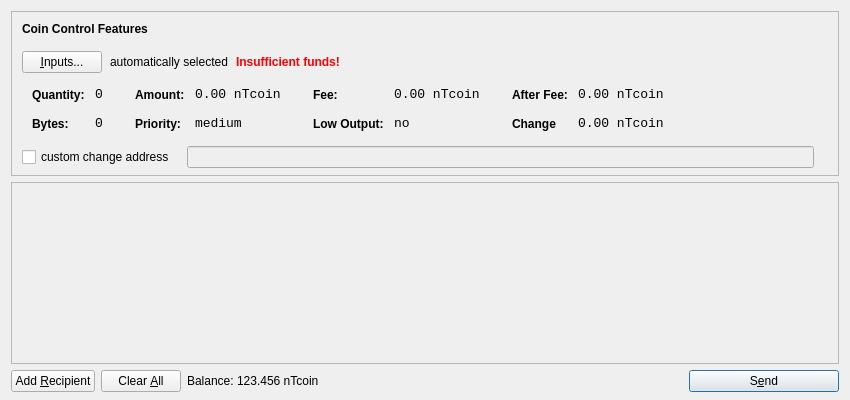
<?xml version="1.0" encoding="UTF-8"?>
<ui version="4.0">
 <class>SendCoinsDialog</class>
 <widget class="QDialog" name="SendCoinsDialog">
  <property name="geometry">
   <rect>
    <x>0</x>
    <y>0</y>
    <width>850</width>
    <height>400</height>
   </rect>
  </property>
  <property name="windowTitle">
   <string>Send Coins</string>
  </property>
  <layout class="QVBoxLayout" name="verticalLayout" stretch="0,1,0">
   <property name="bottomMargin">
    <number>8</number>
   </property>
   <item>
    <widget class="QFrame" name="frameCoinControl">
     <property name="sizePolicy">
      <sizepolicy hsizetype="Expanding" vsizetype="Expanding">
       <horstretch>0</horstretch>
       <verstretch>0</verstretch>
      </sizepolicy>
     </property>
     <property name="maximumSize">
      <size>
       <width>16777215</width>
       <height>16777215</height>
      </size>
     </property>
     <property name="frameShape">
      <enum>QFrame::StyledPanel</enum>
     </property>
     <property name="frameShadow">
      <enum>QFrame::Sunken</enum>
     </property>
     <layout class="QVBoxLayout" name="verticalLayoutCoinControl2">
      <property name="spacing">
       <number>6</number>
      </property>
      <property name="leftMargin">
       <number>0</number>
      </property>
      <property name="topMargin">
       <number>0</number>
      </property>
      <property name="rightMargin">
       <number>0</number>
      </property>
      <property name="bottomMargin">
       <number>6</number>
      </property>
      <item>
       <layout class="QVBoxLayout" name="verticalLayoutCoinControl" stretch="0,0,0,0,1">
        <property name="spacing">
         <number>0</number>
        </property>
        <property name="leftMargin">
         <number>10</number>
        </property>
        <property name="topMargin">
         <number>10</number>
        </property>
        <item>
         <layout class="QHBoxLayout" name="horizontalLayoutCoinControl1">
          <property name="bottomMargin">
           <number>15</number>
          </property>
          <item>
           <widget class="QLabel" name="labelCoinControlFeatures">
            <property name="sizePolicy">
             <sizepolicy hsizetype="Preferred" vsizetype="Maximum">
              <horstretch>0</horstretch>
              <verstretch>0</verstretch>
             </sizepolicy>
            </property>
            <property name="font">
             <font>
              <weight>75</weight>
              <bold>true</bold>
             </font>
            </property>
            <property name="styleSheet">
             <string notr="true">font-weight:bold;</string>
            </property>
            <property name="text">
             <string>Coin Control Features</string>
            </property>
           </widget>
          </item>
         </layout>
        </item>
        <item>
         <layout class="QHBoxLayout" name="horizontalLayoutCoinControl2" stretch="0,0,0,0">
          <property name="spacing">
           <number>8</number>
          </property>
          <property name="bottomMargin">
           <number>10</number>
          </property>
          <item>
           <widget class="QPushButton" name="pushButtonCoinControl">
            <property name="styleSheet">
             <string notr="true"/>
            </property>
            <property name="text">
             <string>&amp;Inputs...</string>
            </property>
           </widget>
          </item>
          <item>
           <widget class="QLabel" name="labelCoinControlAutomaticallySelected">
            <property name="text">
             <string>automatically selected</string>
            </property>
            <property name="margin">
             <number>5</number>
            </property>
           </widget>
          </item>
          <item>
           <widget class="QLabel" name="labelCoinControlInsuffFunds">
            <property name="font">
             <font>
              <weight>75</weight>
              <bold>true</bold>
             </font>
            </property>
            <property name="styleSheet">
             <string notr="true">color:red;font-weight:bold;</string>
            </property>
            <property name="text">
             <string>Insufficient funds!</string>
            </property>
            <property name="margin">
             <number>5</number>
            </property>
           </widget>
          </item>
          <item>
           <spacer name="horizontalSpacerCoinControl">
            <property name="orientation">
             <enum>Qt::Horizontal</enum>
            </property>
            <property name="sizeHint" stdset="0">
             <size>
              <width>40</width>
              <height>1</height>
             </size>
            </property>
           </spacer>
          </item>
         </layout>
        </item>
        <item>
         <widget class="QWidget" name="widgetCoinControl" native="true">
          <property name="sizePolicy">
           <sizepolicy hsizetype="Preferred" vsizetype="Preferred">
            <horstretch>0</horstretch>
            <verstretch>0</verstretch>
           </sizepolicy>
          </property>
          <property name="minimumSize">
           <size>
            <width>0</width>
            <height>0</height>
           </size>
          </property>
          <property name="styleSheet">
           <string notr="true"/>
          </property>
          <layout class="QHBoxLayout" name="horizontalLayoutCoinControl5">
           <property name="leftMargin">
            <number>0</number>
           </property>
           <property name="topMargin">
            <number>0</number>
           </property>
           <property name="rightMargin">
            <number>0</number>
           </property>
           <property name="bottomMargin">
            <number>0</number>
           </property>
           <item>
            <layout class="QHBoxLayout" name="horizontalLayoutCoinControl3" stretch="0,0,0,1">
             <property name="spacing">
              <number>20</number>
             </property>
             <property name="topMargin">
              <number>0</number>
             </property>
             <property name="bottomMargin">
              <number>10</number>
             </property>
             <item>
              <layout class="QFormLayout" name="formLayoutCoinControl1">
               <property name="horizontalSpacing">
                <number>10</number>
               </property>
               <property name="verticalSpacing">
                <number>14</number>
               </property>
               <property name="leftMargin">
                <number>10</number>
               </property>
               <property name="topMargin">
                <number>4</number>
               </property>
               <property name="rightMargin">
                <number>6</number>
               </property>
               <item row="0" column="0">
                <widget class="QLabel" name="labelCoinControlQuantityText">
                 <property name="styleSheet">
                  <string notr="true">font-weight:bold;</string>
                 </property>
                 <property name="text">
                  <string>Quantity:</string>
                 </property>
                 <property name="margin">
                  <number>0</number>
                 </property>
                </widget>
               </item>
               <item row="0" column="1">
                <widget class="QLabel" name="labelCoinControlQuantity">
                 <property name="font">
                  <font>
                   <family>Monospace</family>
                   <pointsize>10</pointsize>
                  </font>
                 </property>
                 <property name="cursor">
                  <cursorShape>IBeamCursor</cursorShape>
                 </property>
                 <property name="contextMenuPolicy">
                  <enum>Qt::ActionsContextMenu</enum>
                 </property>
                 <property name="text">
                  <string>0</string>
                 </property>
                 <property name="margin">
                  <number>0</number>
                 </property>
                 <property name="textInteractionFlags">
                  <set>Qt::LinksAccessibleByMouse|Qt::TextSelectableByKeyboard|Qt::TextSelectableByMouse</set>
                 </property>
                </widget>
               </item>
               <item row="1" column="0">
                <widget class="QLabel" name="labelCoinControlBytesText">
                 <property name="styleSheet">
                  <string notr="true">font-weight:bold;</string>
                 </property>
                 <property name="text">
                  <string>Bytes:</string>
                 </property>
                </widget>
               </item>
               <item row="1" column="1">
                <widget class="QLabel" name="labelCoinControlBytes">
                 <property name="font">
                  <font>
                   <family>Monospace</family>
                   <pointsize>10</pointsize>
                  </font>
                 </property>
                 <property name="cursor">
                  <cursorShape>IBeamCursor</cursorShape>
                 </property>
                 <property name="contextMenuPolicy">
                  <enum>Qt::ActionsContextMenu</enum>
                 </property>
                 <property name="text">
                  <string>0</string>
                 </property>
                 <property name="textInteractionFlags">
                  <set>Qt::LinksAccessibleByMouse|Qt::TextSelectableByKeyboard|Qt::TextSelectableByMouse</set>
                 </property>
                </widget>
               </item>
              </layout>
             </item>
             <item>
              <layout class="QFormLayout" name="formLayoutCoinControl2">
               <property name="horizontalSpacing">
                <number>10</number>
               </property>
               <property name="verticalSpacing">
                <number>14</number>
               </property>
               <property name="leftMargin">
                <number>6</number>
               </property>
               <property name="topMargin">
                <number>4</number>
               </property>
               <property name="rightMargin">
                <number>6</number>
               </property>
               <item row="0" column="0">
                <widget class="QLabel" name="labelCoinControlAmountText">
                 <property name="styleSheet">
                  <string notr="true">font-weight:bold;</string>
                 </property>
                 <property name="text">
                  <string>Amount:</string>
                 </property>
                 <property name="margin">
                  <number>0</number>
                 </property>
                </widget>
               </item>
               <item row="0" column="1">
                <widget class="QLabel" name="labelCoinControlAmount">
                 <property name="font">
                  <font>
                   <family>Monospace</family>
                   <pointsize>10</pointsize>
                  </font>
                 </property>
                 <property name="cursor">
                  <cursorShape>IBeamCursor</cursorShape>
                 </property>
                 <property name="contextMenuPolicy">
                  <enum>Qt::ActionsContextMenu</enum>
                 </property>
                 <property name="text">
                  <string>0.00 nTcoin</string>
                 </property>
                 <property name="textInteractionFlags">
                  <set>Qt::LinksAccessibleByMouse|Qt::TextSelectableByKeyboard|Qt::TextSelectableByMouse</set>
                 </property>
                </widget>
               </item>
               <item row="1" column="0">
                <widget class="QLabel" name="labelCoinControlPriorityText">
                 <property name="styleSheet">
                  <string notr="true">font-weight:bold;</string>
                 </property>
                 <property name="text">
                  <string>Priority:</string>
                 </property>
                </widget>
               </item>
               <item row="1" column="1">
                <widget class="QLabel" name="labelCoinControlPriority">
                 <property name="font">
                  <font>
                   <family>Monospace</family>
                   <pointsize>10</pointsize>
                  </font>
                 </property>
                 <property name="cursor">
                  <cursorShape>IBeamCursor</cursorShape>
                 </property>
                 <property name="contextMenuPolicy">
                  <enum>Qt::ActionsContextMenu</enum>
                 </property>
                 <property name="text">
                  <string>medium</string>
                 </property>
                 <property name="textInteractionFlags">
                  <set>Qt::LinksAccessibleByMouse|Qt::TextSelectableByKeyboard|Qt::TextSelectableByMouse</set>
                 </property>
                </widget>
               </item>
              </layout>
             </item>
             <item>
              <layout class="QFormLayout" name="formLayoutCoinControl3">
               <property name="horizontalSpacing">
                <number>10</number>
               </property>
               <property name="verticalSpacing">
                <number>14</number>
               </property>
               <property name="leftMargin">
                <number>6</number>
               </property>
               <property name="topMargin">
                <number>4</number>
               </property>
               <property name="rightMargin">
                <number>6</number>
               </property>
               <item row="0" column="0">
                <widget class="QLabel" name="labelCoinControlFeeText">
                 <property name="styleSheet">
                  <string notr="true">font-weight:bold;</string>
                 </property>
                 <property name="text">
                  <string>Fee:</string>
                 </property>
                 <property name="margin">
                  <number>0</number>
                 </property>
                </widget>
               </item>
               <item row="0" column="1">
                <widget class="QLabel" name="labelCoinControlFee">
                 <property name="font">
                  <font>
                   <family>Monospace</family>
                   <pointsize>10</pointsize>
                  </font>
                 </property>
                 <property name="cursor">
                  <cursorShape>IBeamCursor</cursorShape>
                 </property>
                 <property name="contextMenuPolicy">
                  <enum>Qt::ActionsContextMenu</enum>
                 </property>
                 <property name="text">
                  <string>0.00 nTcoin</string>
                 </property>
                 <property name="textInteractionFlags">
                  <set>Qt::LinksAccessibleByMouse|Qt::TextSelectableByKeyboard|Qt::TextSelectableByMouse</set>
                 </property>
                </widget>
               </item>
               <item row="1" column="0">
                <widget class="QLabel" name="labelCoinControlLowOutputText">
                 <property name="styleSheet">
                  <string notr="true">font-weight:bold;</string>
                 </property>
                 <property name="text">
                  <string>Low Output:</string>
                 </property>
                </widget>
               </item>
               <item row="1" column="1">
                <widget class="QLabel" name="labelCoinControlLowOutput">
                 <property name="font">
                  <font>
                   <family>Monospace</family>
                   <pointsize>10</pointsize>
                  </font>
                 </property>
                 <property name="cursor">
                  <cursorShape>IBeamCursor</cursorShape>
                 </property>
                 <property name="contextMenuPolicy">
                  <enum>Qt::ActionsContextMenu</enum>
                 </property>
                 <property name="text">
                  <string>no</string>
                 </property>
                 <property name="textInteractionFlags">
                  <set>Qt::LinksAccessibleByMouse|Qt::TextSelectableByKeyboard|Qt::TextSelectableByMouse</set>
                 </property>
                </widget>
               </item>
              </layout>
             </item>
             <item>
              <layout class="QFormLayout" name="formLayoutCoinControl4">
               <property name="horizontalSpacing">
                <number>10</number>
               </property>
               <property name="verticalSpacing">
                <number>14</number>
               </property>
               <property name="leftMargin">
                <number>6</number>
               </property>
               <property name="topMargin">
                <number>4</number>
               </property>
               <property name="rightMargin">
                <number>6</number>
               </property>
               <item row="0" column="0">
                <widget class="QLabel" name="labelCoinControlAfterFeeText">
                 <property name="styleSheet">
                  <string notr="true">font-weight:bold;</string>
                 </property>
                 <property name="text">
                  <string>After Fee:</string>
                 </property>
                 <property name="margin">
                  <number>0</number>
                 </property>
                </widget>
               </item>
               <item row="0" column="1">
                <widget class="QLabel" name="labelCoinControlAfterFee">
                 <property name="font">
                  <font>
                   <family>Monospace</family>
                   <pointsize>10</pointsize>
                  </font>
                 </property>
                 <property name="cursor">
                  <cursorShape>IBeamCursor</cursorShape>
                 </property>
                 <property name="contextMenuPolicy">
                  <enum>Qt::ActionsContextMenu</enum>
                 </property>
                 <property name="text">
                  <string>0.00 nTcoin</string>
                 </property>
                 <property name="textInteractionFlags">
                  <set>Qt::LinksAccessibleByMouse|Qt::TextSelectableByKeyboard|Qt::TextSelectableByMouse</set>
                 </property>
                </widget>
               </item>
               <item row="1" column="0">
                <widget class="QLabel" name="labelCoinControlChangeText">
                 <property name="styleSheet">
                  <string notr="true">font-weight:bold;</string>
                 </property>
                 <property name="text">
                  <string>Change</string>
                 </property>
                </widget>
               </item>
               <item row="1" column="1">
                <widget class="QLabel" name="labelCoinControlChange">
                 <property name="font">
                  <font>
                   <family>Monospace</family>
                   <pointsize>10</pointsize>
                  </font>
                 </property>
                 <property name="cursor">
                  <cursorShape>IBeamCursor</cursorShape>
                 </property>
                 <property name="contextMenuPolicy">
                  <enum>Qt::ActionsContextMenu</enum>
                 </property>
                 <property name="text">
                  <string>0.00 nTcoin</string>
                 </property>
                 <property name="textInteractionFlags">
                  <set>Qt::LinksAccessibleByMouse|Qt::TextSelectableByKeyboard|Qt::TextSelectableByMouse</set>
                 </property>
                </widget>
               </item>
              </layout>
             </item>
            </layout>
           </item>
          </layout>
         </widget>
        </item>
        <item>
         <layout class="QHBoxLayout" name="horizontalLayoutCoinControl4" stretch="0,0,0">
          <property name="spacing">
           <number>12</number>
          </property>
          <property name="sizeConstraint">
           <enum>QLayout::SetDefaultConstraint</enum>
          </property>
          <property name="topMargin">
           <number>5</number>
          </property>
          <property name="rightMargin">
           <number>5</number>
          </property>
          <item>
           <widget class="QCheckBox" name="checkBoxCoinControlChange">
            <property name="text">
             <string>custom change address</string>
            </property>
           </widget>
          </item>
          <item>
           <widget class="QLineEdit" name="lineEditCoinControlChange">
            <property name="enabled">
             <bool>false</bool>
            </property>
            <property name="sizePolicy">
             <sizepolicy hsizetype="Expanding" vsizetype="Fixed">
              <horstretch>0</horstretch>
              <verstretch>0</verstretch>
             </sizepolicy>
            </property>
           </widget>
          </item>
          <item>
           <widget class="QLabel" name="labelCoinControlChangeLabel">
            <property name="sizePolicy">
             <sizepolicy hsizetype="Preferred" vsizetype="Expanding">
              <horstretch>0</horstretch>
              <verstretch>0</verstretch>
             </sizepolicy>
            </property>
            <property name="minimumSize">
             <size>
              <width>0</width>
              <height>0</height>
             </size>
            </property>
            <property name="text">
             <string/>
            </property>
            <property name="margin">
             <number>3</number>
            </property>
           </widget>
          </item>
         </layout>
        </item>
        <item>
         <spacer name="verticalSpacerCoinControl">
          <property name="orientation">
           <enum>Qt::Vertical</enum>
          </property>
          <property name="sizeHint" stdset="0">
           <size>
            <width>800</width>
            <height>1</height>
           </size>
          </property>
         </spacer>
        </item>
       </layout>
      </item>
     </layout>
    </widget>
   </item>
   <item>
    <widget class="QScrollArea" name="scrollArea">
     <property name="widgetResizable">
      <bool>true</bool>
     </property>
     <widget class="QWidget" name="scrollAreaWidgetContents">
      <property name="geometry">
       <rect>
        <x>0</x>
        <y>0</y>
        <width>830</width>
        <height>173</height>
       </rect>
      </property>
      <layout class="QVBoxLayout" name="verticalLayout_2">
       <property name="leftMargin">
        <number>0</number>
       </property>
       <property name="topMargin">
        <number>0</number>
       </property>
       <property name="rightMargin">
        <number>0</number>
       </property>
       <property name="bottomMargin">
        <number>0</number>
       </property>
       <item>
        <layout class="QVBoxLayout" name="entries">
         <property name="spacing">
          <number>6</number>
         </property>
        </layout>
       </item>
       <item>
        <spacer name="verticalSpacer">
         <property name="orientation">
          <enum>Qt::Vertical</enum>
         </property>
         <property name="sizeHint" stdset="0">
          <size>
           <width>20</width>
           <height>40</height>
          </size>
         </property>
        </spacer>
       </item>
      </layout>
     </widget>
    </widget>
   </item>
   <item>
    <layout class="QHBoxLayout" name="horizontalLayout">
     <item>
      <widget class="QPushButton" name="addButton">
       <property name="toolTip">
        <string>Send to multiple recipients at once</string>
       </property>
       <property name="text">
        <string>Add &amp;Recipient</string>
       </property>
       <property name="icon">
        <iconset resource="../bitcoin.qrc">
         <normaloff>:/icons/add</normaloff>:/icons/add</iconset>
       </property>
       <property name="autoDefault">
        <bool>false</bool>
       </property>
      </widget>
     </item>
     <item>
      <widget class="QPushButton" name="clearButton">
       <property name="sizePolicy">
        <sizepolicy hsizetype="Minimum" vsizetype="Fixed">
         <horstretch>0</horstretch>
         <verstretch>0</verstretch>
        </sizepolicy>
       </property>
       <property name="toolTip">
        <string>Remove all transaction fields</string>
       </property>
       <property name="text">
        <string>Clear &amp;All</string>
       </property>
       <property name="icon">
        <iconset resource="../bitcoin.qrc">
         <normaloff>:/icons/remove</normaloff>:/icons/remove</iconset>
       </property>
       <property name="autoRepeatDelay">
        <number>300</number>
       </property>
       <property name="autoDefault">
        <bool>false</bool>
       </property>
      </widget>
     </item>
     <item>
      <layout class="QHBoxLayout" name="horizontalLayout_2">
       <property name="spacing">
        <number>3</number>
       </property>
       <item>
        <widget class="QLabel" name="label">
         <property name="text">
          <string>Balance:</string>
         </property>
        </widget>
       </item>
       <item>
        <widget class="QLabel" name="labelBalance">
         <property name="cursor">
          <cursorShape>IBeamCursor</cursorShape>
         </property>
         <property name="text">
          <string>123.456 nTcoin</string>
         </property>
         <property name="textInteractionFlags">
          <set>Qt::LinksAccessibleByMouse|Qt::TextSelectableByKeyboard|Qt::TextSelectableByMouse</set>
         </property>
        </widget>
       </item>
      </layout>
     </item>
     <item>
      <spacer name="horizontalSpacer">
       <property name="orientation">
        <enum>Qt::Horizontal</enum>
       </property>
       <property name="sizeHint" stdset="0">
        <size>
         <width>40</width>
         <height>20</height>
        </size>
       </property>
      </spacer>
     </item>
     <item>
      <widget class="QPushButton" name="sendButton">
       <property name="minimumSize">
        <size>
         <width>150</width>
         <height>0</height>
        </size>
       </property>
       <property name="toolTip">
        <string>Confirm the send action</string>
       </property>
       <property name="text">
        <string>S&amp;end</string>
       </property>
       <property name="icon">
        <iconset resource="../bitcoin.qrc">
         <normaloff>:/icons/send</normaloff>:/icons/send</iconset>
       </property>
       <property name="default">
        <bool>true</bool>
       </property>
      </widget>
     </item>
    </layout>
   </item>
  </layout>
 </widget>
 <resources>
  <include location="../bitcoin.qrc"/>
 </resources>
 <connections/>
</ui>
